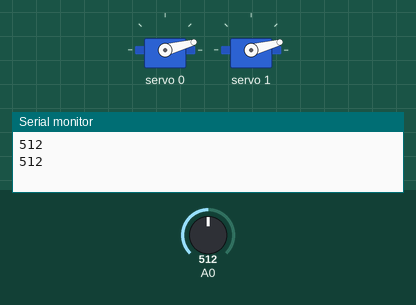
Recording of a sketch running on a simulated Arduino Uno, built with avr-gcc and run on an emulated ATmega328P. On the bench: 2 × servo, the last lines printed to the serial monitor. The test bench sets the inputs (shaded band); at power-on: A0 = 512.

Above: at 1.8 s.
1.9 s: A0 set to 358
6.0 s: A0 set to 342
At 6.9 s:
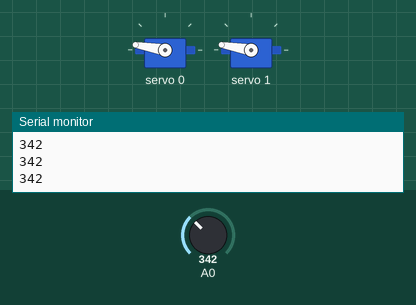
7.5 s: A0 set to 360
At 8.1 s:
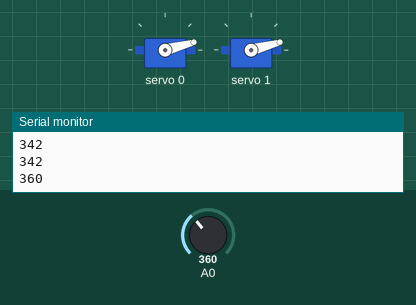
11.6 s: A0 set to 340
At 13.0 s:
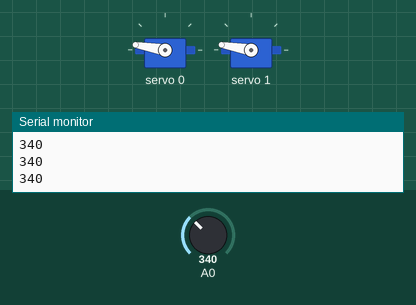
Timing chart, 0 to 14.6 s (numbered marks = the images above; inputs shaded):
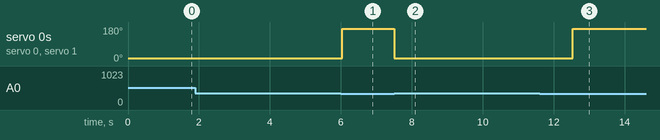

Measured:
- the behaviour switches between 351 and 350 on A0 (found by bisection; images 0 and 1)
- after the input at 6.0 s, servo 0, servo 1: 15° → 170° at once
- after the input at 7.5 s, servo 0, servo 1: 170° → 15° at once
- after the input at 11.6 s, servo 0, servo 1: 15° → 170° after 0.94 s

The sketch:

EMG_pinza_test_1.ino
```cpp
#include <Wire.h>
#include <Adafruit_PWMServoDriver.h>

Adafruit_PWMServoDriver servos = Adafruit_PWMServoDriver(0x40);

/*CONEXIONES:
 * ARDUINO -------- DRIVER
 * ------------------------
 * 3.3V    -------- Vcc
 * 5V      -------- V+
 * GND     -------- GND
 * A4      -------- SDA
 * A5      -------- SCL
 *
 *
 */
int senal;
unsigned int pos0=172; // ancho de pulso en cuentas para pocicion 0°
unsigned int pos180=565; // ancho de pulso en cuentas para la pocicion 180°

void setup() {
  Serial.begin(9600);
  servos.begin();
  servos.setPWMFreq(60); //Frecuecia PWM de 60Hz o T=16,66ms
}

void setServo(uint8_t n_servo, int angulo) {
  int duty;
  duty=map(angulo,0,180,pos0, pos180);
  servos.setPWM(n_servo, 0, duty);
}

void loop() {
    senal = analogRead(A0);
    Serial.println(senal);

    if(senal > 350){

    setServo(0,0);
    setServo(1,0);
    delay(1000);
    setServo(0,180);
    setServo(1,180);
    }
    delay(3);

}
```
